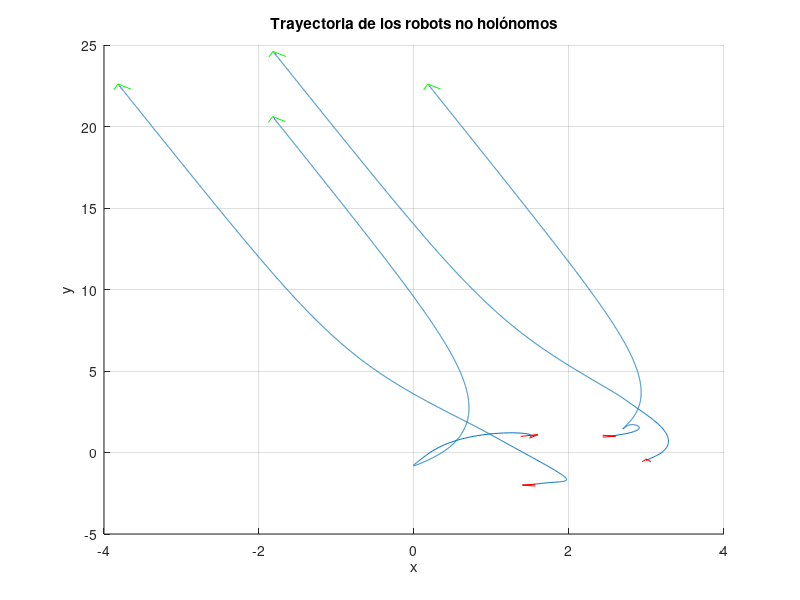
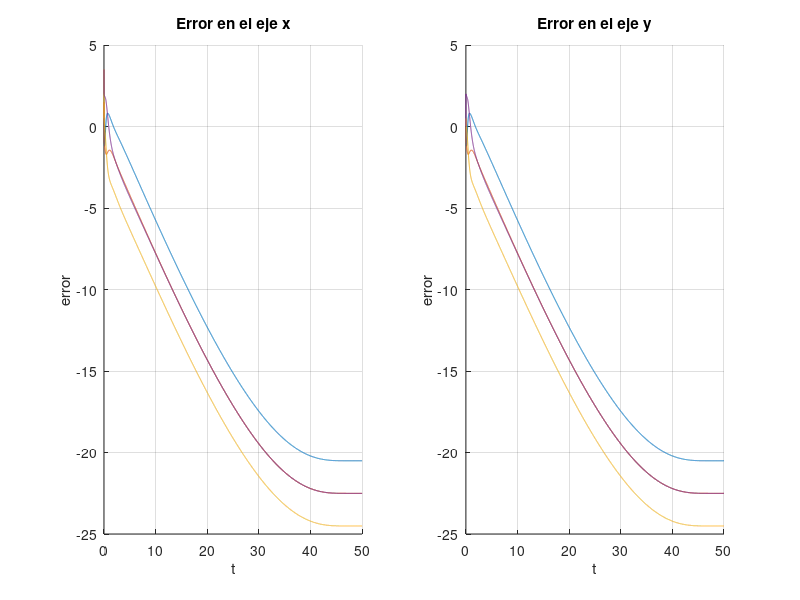
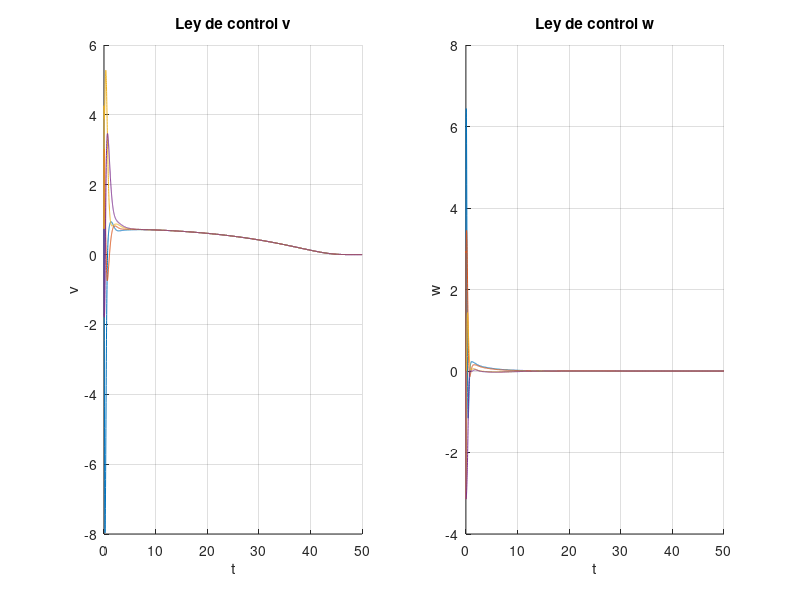
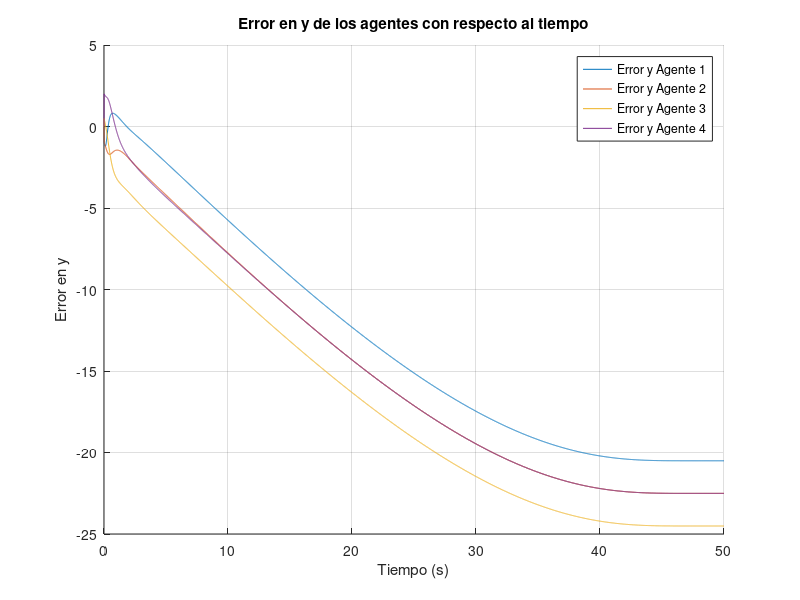

Source code (MATLAB) for these figures, in order:
clearvars 
close all
clc

% Parámetros iniciales
l = 0.5; % Distancia del centro del robot al punto de control
% Ganancias del controlador
k1=1;
k2=1;
k3=1; 
k4=2;
k0=2;
num_agentes = 4; %Numero de agentes
Rang=0.1;        %Establece el rango de sensado para todos los agentes
ro=Rang;         % Es el rango del obstáculo
kappa=1;         %Esto es para el feed forward term

%Matriz Laplaciana
L=[1  0  0 -1;
  -1  1  0  0;
   0 -1  1  0;
   0  0 -1  1];
I = eye(3);

%Posiciones inciales
x=[1; 2; 3; 2];
y=[1; 1; -1; -2];
Angulo=[0; 0; 90; 180];

% Datos de la simulación
h = 0.01; % Periodo de muestreo
tiempo = 50; % Duración de la simulación en segundos
iteraciones = round(tiempo / h);

%Parámetros para la función bump
tau = 1;          
t0 = 0;           % Tiempo inicial en el que se quiere que inicie la función
n = tiempo;           % Duración en segundos durante la cual la función debe estar activa
bump=zeros(1,iteraciones);

% Inicializar el ángulo theta y trayectorias de cada agente
theta = zeros(num_agentes, iteraciones + 1);
x_hist = zeros(num_agentes, iteraciones + 1);
y_hist = zeros(num_agentes, iteraciones + 1);
z_hist = zeros(3 * num_agentes, iteraciones + 1);
q_hist = zeros(3 * num_agentes, 1);
alpha_hist=zeros(3 * num_agentes, iteraciones + 1);

Xi1 = zeros(3 * num_agentes, iteraciones + 1);
qid=zeros(3*num_agentes,iteraciones + 1);
qiu=zeros(3*num_agentes,iteraciones + 1);
qic=zeros(3*num_agentes,iteraciones + 1);
ei=zeros(3,iteraciones + 1);
vi=zeros(num_agentes,iteraciones+1);
wi=zeros(num_agentes,iteraciones+1);
dm=zeros(num_agentes,iteraciones+1);
vl=zeros(num_agentes,iteraciones+1);

%Se declaran vaiables auxiliares donde se almacenarán la diferencia de las
%posiciones de los agentes
pi_ox=zeros(num_agentes,num_agentes);
pi_oy=zeros(num_agentes,num_agentes);
norm_pi_o=zeros(num_agentes,num_agentes);
thetaio=zeros(num_agentes,num_agentes);
vthetaio=zeros(num_agentes,num_agentes);
% Se define el parámetro de desplazamiento z
z=1;

%Desplazamientos deseados
 delta= [0; % d41 x
         2; % d41 y 
         0;
        -2; % d12 x
         0; % d12 y
         0;
         0; % d23 x
        -2; % d23 y
         0;
         2; % d34 x
         0; % d34 y
         0];

for p = 1:num_agentes
    theta(p, 1) = deg2rad(Angulo(p, 1));
    x_hist(p, 1) = x(p, 1);
    y_hist(p, 1) = y(p, 1);
    % Organizar las posiciones y ángulos en el vector qid
    qid(3 * p - 2, 1) = x(p, 1) + l * cos(theta(p, 1));       % Posición en x
    qid(3 * p - 1, 1) = y(p, 1) + l * sin(theta(p, 1));       % Posición en y
    qid(3 * p, 1) = theta(p, 1);       % Ángulo theta
    z_hist(3 * p - 2, 1) = x_hist(p, 1) + l * cos(theta(p, 1));
    z_hist(3 * p-1, 1) = y_hist(p, 1) + l * sin(theta(p, 1));
    z_hist(3 * p, 1) = theta(p,1);
    alpha_hist(3*p-2,1)=z_hist(3*p-2,1) + z * cos(theta(p, 1));
    alpha_hist(3 * p-1, 1) = z_hist(3*p-1,1)+z * sin(theta(p, 1));
    alpha_hist(3 * p, 1) = theta(p,1);
end

% Inicializar trayectorias de velocidad
v_hist = zeros(num_agentes, iteraciones);
w_hist = zeros(num_agentes, iteraciones);

% Simulación
for k = 1:iteraciones

    %----- Xi es para calcular la diferencia entre la posición del punto de
    %control alpha de los vecinos y el ángulo theta. Como solo queremos que lleguen a
    %consenso, es un consenso simple considerando la evasión. Ojo el qiu
    %contiene el vector de todoso los agentes, algunos pueden estar
    %evadiendo y otros no. 
    
    Xi1(:, k+1) =-k4*kron(L, I)*(alpha_hist(:, k)+delta);
    %Calcular función bump en cada iteración
    t = k * h;  % Definir t en cada iteración del ciclo como tiempo en segundos
    if t0 <= t && t < n + t0
        bump(k) = exp((-tau) /  (1- ((t - t0) / n)^2));
    else
        bump(k) = 0;
    end
    % Sensado de cada agente con respecto a los demás
    for p = 1:num_agentes
        agentes_cercanos = [];
        distancias_cercanas = [];

        for j = 1:num_agentes
            if p ~= j
                % Calcular la diferencia de posición en x y en y
                pi_ox(p,j) = x_hist(p, k) + l * cos(theta(p, k)) - x_hist(j, k)- l * cos(theta(j, k));
                pi_oy(p,j) = y_hist(p, k)+ l * sin(theta(p, k)) - y_hist(j, k)- l * sin(theta(p, k));
                norm_pi_o(p,j) = sqrt((pi_ox(p,j))^2 + (pi_oy(p,j))^2);
                thetaio(p,j) = atan2(-pi_ox(p,j), -pi_oy(p,j));
                vthetaio(p,j) = abs(theta(p,k) - thetaio(p,j));
                
                % Verificar si el agente j está dentro del rango y ángulo
                if norm_pi_o(p,j) <= dm(p,k) && vthetaio(p,j) < pi/2
                    agentes_cercanos = [agentes_cercanos; j];
                    distancias_cercanas = [distancias_cercanas; norm_pi_o(p,j)];
                end
            end
        end
        % Determinar el valor de gamma y el agente más cercano
        if ~isempty(agentes_cercanos)
            [min_distancia, idx] = min(distancias_cercanas);
            agente_mas_cercano = agentes_cercanos(idx);
            gamma = 1;
            
            % Tomar las coordenadas del agente más cercano
            x_cercano = x_hist(agente_mas_cercano, k)+ l * cos(theta(agente_mas_cercano, k));
            y_cercano = y_hist(agente_mas_cercano, k)+ l * sin(theta(agente_mas_cercano, k));
            
            % Asignar el ángulo theta_io
            thetaio(p, agente_mas_cercano) = atan2(-x_cercano, -y_cercano);
            
            % Asignar el vector p_io
            p_io = [x_cercano; y_cercano];
            
            % Buscar un vector ortogonal a p_io
            p_iorto = [-y_cercano; x_cercano];
        else
            gamma = 0;
            x_cercano = 0; % Valor por defecto si no hay agentes cercanos
            y_cercano = 0; % Valor por defecto si no hay agentes cercanos
            p_io = [0; 0]; % Valor por defecto si no hay agentes cercanos
            p_iorto = [0; 0]; % Valor por defecto si no hay agentes cercanos
        end
        qic(1)=p_iorto(1);
        qic(2)=p_iorto(2);
        thetaic=atan2(p_iorto(2)-y_hist(p,k),p_iorto(1)-x_hist(p,k));
        quic(3)=thetaic;
        % Actualizamos si evadimos o vamos a consenso
        qiu(3 * p - 2, k) = (1 - gamma) * Xi1(3*p-2, k) + gamma * qic(1);
        qiu(3 * p - 1, k) = (1 - gamma) * Xi1(3*p-1, k) + gamma * qic(2);
        qiu(3 * p, k) = (1 - gamma) *Xi1(3*p, k) + gamma * qic(3);
        %----- En cada iteración actualiza la distancia que debe mantener cada
        %agente para su distancia segura.
        if sin(norm(vthetaio(p,:)))==0
        dm(p,k) = 0;
        else
        dm(p,k) = min(Rang, ro / (sin(norm(vthetaio(p,:)))));
        end
        %---Calculamos la matriz de rotación-ángulo
        R = [cos(theta(p, k)) sin(theta(p, k)) 0;
            -sin(theta(p, k))  cos(theta(p, k)) 0;
            0                       0           1];
        %------- Calcula el error en el marco de referencia local con sus
        %vecinos
        ei = R * [qiu(3 * p - 2, k); qiu(3 * p - 1, k);qiu(3 * p, k)];
        
        vl(:,k)=L*vi(:,k);

        if  kappa <= norm(vl(p,k))
            vd(p,k)=k0*exp(-tau);
        else
            vd(p,k)=k0*bump(k);
        end
        
        vi(p,k) = vd(p,k) * cos(ei(3)) + k1 * ei(1);
        
        if ei(3)==0
            wi(p,k) = k2 * vd(p,k) * ei(2) + k3 * ei(3);
        else
        wi(p,k) = k2 * vd(p,k) * ei(2) * (sin(ei(3))) / (ei(3)) + k3 * ei(3);
        end

        % Dinámica del sistema
        x_hist(p, k + 1) = x_hist(p, k) + h * vi(p,k) * cos(theta(p, k));
        y_hist(p, k + 1) = y_hist(p, k) + h * vi(p,k) * sin(theta(p, k));
        theta(p, k + 1) = theta(p, k) + h * wi(p,k);

         % Actualizar el vector z con los nuevos valores de x y y
        z_hist(3 * p - 2, k + 1) = x_hist(p, k + 1) + l * cos(theta(p, k+1));
        z_hist(3 * p-1, k + 1) = y_hist(p, k + 1) + l * sin(theta(p, k+1));
        z_hist(3 * p, k + 1) = theta(p,k+1);
        alpha_hist(3 * p - 2,k+1)=z_hist(3*p-2, k + 1)+ z * cos(theta(p, k+1));
        alpha_hist(3 * p-1,k+1)=z_hist(3*p-1, k + 1)+ z * sin(theta(p, k+1));
        alpha_hist(3 * p, k + 1) = theta(p,k+1);
    end
end

figure
hold on
plot(z_hist(1,:),z_hist(2,:))
quiver(z_hist(1, 1), z_hist(2, 1), cos(theta(1,1)), sin(theta(3,1)), 0.1, 'r', 'LineWidth', .1, 'MaxHeadSize', 1 );
quiver(z_hist(1, end), z_hist(2, end), cos(theta(1,end)), sin(theta(3,end)), 0.1, 'g', 'LineWidth', .1, 'MaxHeadSize', 2);
plot(z_hist(4,:),z_hist(5,:))
quiver(z_hist(4, 1), z_hist(5, 1), cos(theta(2,1)), sin(theta(2,1)), 0.1, 'r', 'LineWidth', .1, 'MaxHeadSize', 1 );
quiver(z_hist(4, end), z_hist(5, end), cos(theta(2,end)), sin(theta(2,end)), 0.1, 'g', 'LineWidth', .1, 'MaxHeadSize', 2);
plot(z_hist(7,:),z_hist(8,:))
quiver(z_hist(7, 1), z_hist(8, 1), cos(theta(3,1)), sin(theta(3,1)), 0.1, 'r', 'LineWidth', .1, 'MaxHeadSize', 1 );
quiver(z_hist(7, end), z_hist(8, end), cos(theta(3,end)), sin(theta(3,end)), 0.1, 'g', 'LineWidth', .1, 'MaxHeadSize', 2);
plot(z_hist(10,:),z_hist(11,:))
quiver(z_hist(10, 1), z_hist(11, 1), cos(theta(4,1)), sin(theta(4,1)), 0.1, 'r', 'LineWidth', .1, 'MaxHeadSize', 1 );
quiver(z_hist(10, end), z_hist(11, end), cos(theta(4,end)), sin(theta(4,end)), 0.1, 'g', 'LineWidth', .1, 'MaxHeadSize', 2);
xlabel('x');
ylabel('y');
title('Trayectoria de los robots no holónomos');
grid on
hold off

t = linspace(0, tiempo, iteraciones);
figure 
subplot(1,2,1)
hold on 
plot(t,qid(1, 1:iteraciones ) - z_hist(2, 1:iteraciones ))
plot(t,qid(4, 1:iteraciones ) - z_hist(5, 1:iteraciones ))
plot(t,qid(7, 1:iteraciones ) - z_hist(8, 1:iteraciones ))
plot(t,qid(10, 1:iteraciones ) - z_hist(11, 1:iteraciones ))
xlabel('t');
ylabel('error');
title('Error en el eje x');
grid on
hold off
subplot(1,2,2)
hold on
plot(t,qid(2, 1:iteraciones) - z_hist(2, 1:iteraciones))
plot(t,qid(5, 1:iteraciones) - z_hist(5, 1:iteraciones))
plot(t,qid(8, 1:iteraciones) - z_hist(8, 1:iteraciones))
plot(t,qid(11, 1:iteraciones) - z_hist(11, 1:iteraciones))
xlabel('t');
ylabel('error');
title('Error en el eje y');
grid on 
hold off

figure 
subplot(1,2,1)
hold on 
plot(t,vi(1,1:iteraciones))
plot(t,vi(2,1:iteraciones))
plot(t,vi(3,1:iteraciones))
plot(t,vi(4,1:iteraciones))
xlabel('t');
ylabel('v');
title('Ley de control v');
grid on
hold off
subplot(1,2,2)
hold on
plot(t,wi(1,1:iteraciones))
plot(t,wi(2,1:iteraciones))
plot(t,wi(3,1:iteraciones))
plot(t,wi(4,1:iteraciones))
xlabel('t');
ylabel('w');
title('Ley de control w');
grid on 
hold off

figure;
hold on;
for p = 1:num_agentes
    plot(0:h:tiempo, qid(3*p-1, 1:iteraciones + 1) - z_hist(3*p-1, 1:iteraciones + 1), 'DisplayName', ['Error y Agente ', num2str(p)]);
end
xlabel('Tiempo (s)');
ylabel('Error en y');
title('Error en y de los agentes con respecto al tiempo');
legend('show');
grid on;
hold off;
